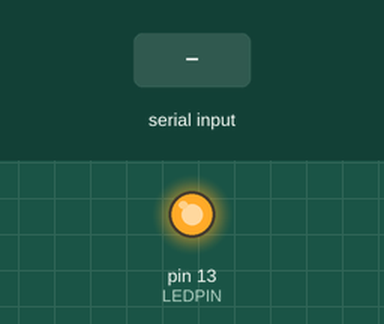
The sketch below on a simulated Arduino Mega 2560, built with avr-gcc and run on an emulated ATmega2560. Parts: output pins drawn as LEDs (lit = HIGH). The test bench sets the inputs (shaded band). The modem accepts every AT command (registered, SIM ready, sends succeed) and sends nothing else; what the sketch prints to the serial monitor is not drawn.

Above: at 0.9 s.
1.0 s: "1" received over Serial
Timing chart, 0 to 4.0 s (numbered marks = the images above; inputs shaded):
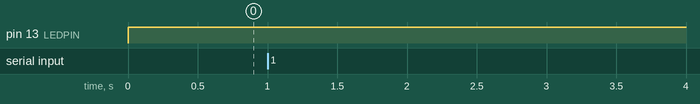

The sketch:

blue_tooth_config_ATMODE.ino
```cpp
// Basic bluetooth test sketch 3a. AT mode using button switch
// HC-05 with EN pin and button switch
//
// Uses normal serial with the host computer plus software serial for communication with the bluetooth module
// The software serial library has to be placed inside the Arduino folder.
//
//  Pins
//  BT VCC to Arduino 5V out. Disconnect before running the sketch
//  BT GND to GND
//  BT RX (through a voltage divider) to Arduino pin 11
//  BT TX  to Arduino pin 10 (no need voltage divider)
//  BT EN to 3.3V (5V through a voltage divider)
//
// When a command is entered in to the serial monitor on the computer
// the Arduino will relay it to the bluetooth module and display the result.
//


char serialByte = '0';
const byte  LEDPIN = 13;

#include <SoftwareSerial.h>
SoftwareSerial BTserial(10,11); // RX | TX

void setup()
{
    pinMode(LEDPIN, OUTPUT);

    // communication with the host computer
    Serial.begin(9600);

    // Start the software serial - baud rate for AT mode is 38400
    Serial1.begin(38400);

    // LED to show we have started the serial channels
    digitalWrite(LEDPIN, HIGH);

    // Give the user time to enter AT mode
    // wait for the user to enter a '1' to start
    Serial.println("After entering AT mode, type 1");
    while (serialByte !='1')
    {
       serialByte = Serial.read();
    }

    Serial.println(" ");
    Serial.println("AT mode.");
    Serial.println("Remember to to set Both NL & CR in the serial monitor.");
    Serial.println(" ");
    Serial.print("BT STATE = ");
    BTserial.println("AT+STATE" );
    delay(10000);

}


void loop()
{
    // listen for communication from the BT module and then write it to the serial monitor
    if ( BTserial.available() )   {  Serial.write( BTserial.read() );  }

    // listen for user input and send it to the HC-05
   if ( Serial.available() )   {  BTserial.write( Serial.read() );  }
}
```

Measured:
- after the input at 1.0 s, every drawn part: stays the same
